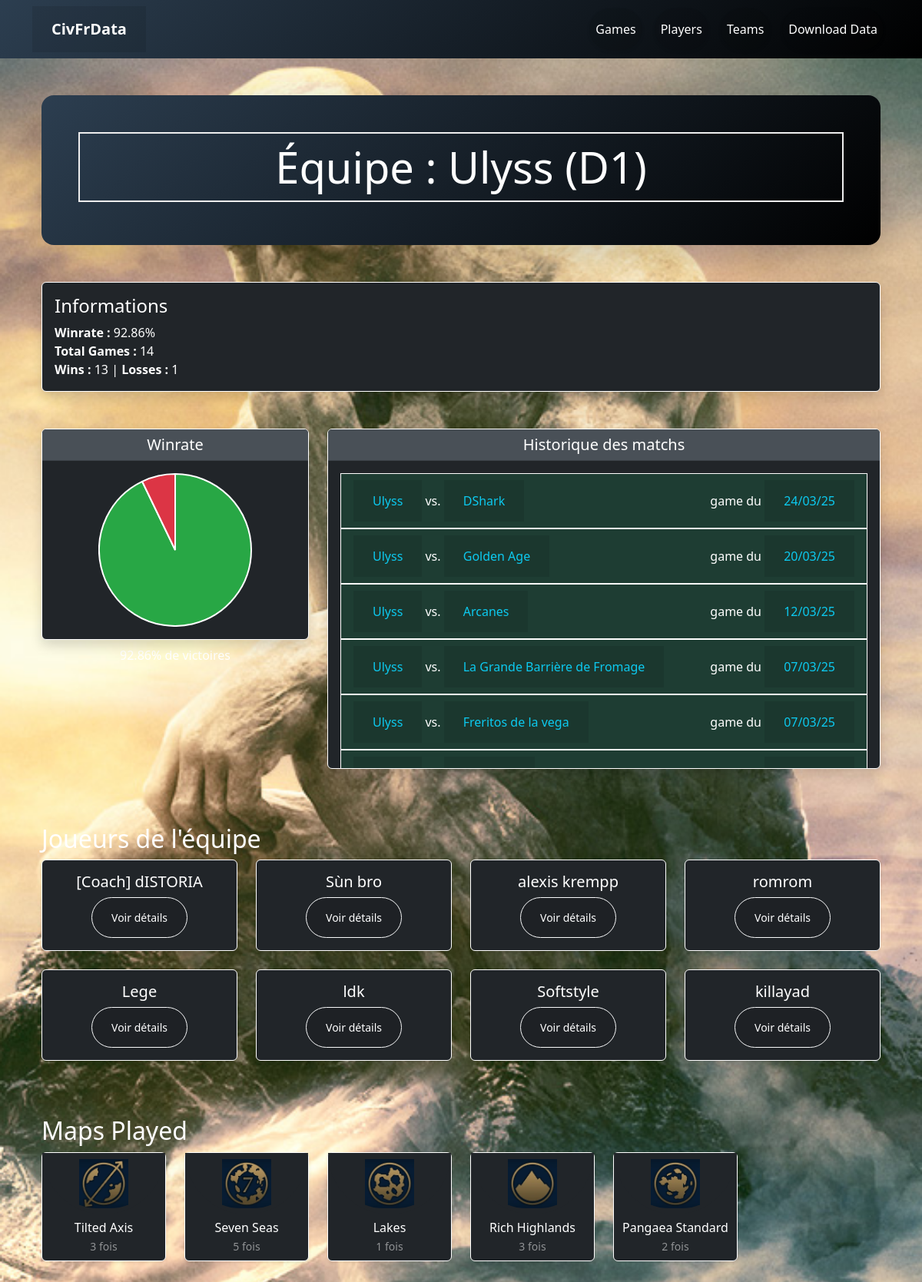
The app's page /team/Ulyss with its own data.
### tables this page shows
CREATE TABLE "games" (
"index" INTEGER,
  "Team A" TEXT,
  "Team B" TEXT,
  "Winner" TEXT,
  "Map played" TEXT,
  "Map ban1" TEXT,
  "Map ban2" TEXT,
  "Map ban3" TEXT,
  "Map ban4" TEXT,
  "Map ban5" TEXT,
  "Map ban6" TEXT,
  "Ban1" TEXT,
  "Ban2" TEXT,
  "Ban3" TEXT,
  "Ban4" TEXT,
  "Ban5" TEXT,
  "Ban6" TEXT,
  "Ban7" TEXT,
  "Ban8" TEXT,
  "Ban9" TEXT,
  "Ban10" TEXT,
  "Ban11" TEXT,
  "Ban12" TEXT,
  "Ban13" TEXT,
  "Ban14" TEXT,
  "PickA1" TEXT,
  "PickB1" TEXT,
  "PickA2" TEXT,
  "PickB2" TEXT,
  "PickA3" TEXT,
  "PickB3" TEXT,
  "PickA4" TEXT,
  "PickB4" TEXT,
  "PlayerA1" TEXT,
  "PlayerB1" TEXT,
  "PlayerA2" TEXT,
  "PlayerB2" TEXT,
  "PlayerA3" TEXT,
  "PlayerB3" TEXT,
  "PlayerA4" TEXT,
  "PlayerB4" TEXT,
  "Date" TEXT,
  "Division" TEXT,
  "id" INTEGER
);

CREATE TABLE players (
            player_id INTEGER PRIMARY KEY AUTOINCREMENT,
            pseudo TEXT NOT NULL,
            team TEXT NOT NULL
        );

### main.py (the view)
@app.route('/team/<team_name>')
def team_details(team_name):
    team = get_team_stats(team_name)
    if team is None:
        abort(404)
    return render_template('team.html', team=team, url_civ=CIV_ASSETS_NAMES, display_civ=CIV_DISPLAY_NAMES,
                           url_map=MAP_ASSETS_NAME, display_map=MAP_DISPLAY_NAMES)

### main.py (called while the page is built)
def get_db_connection():
    conn = sqlite3.connect('database.db')
    conn.row_factory = sqlite3.Row
    return conn

### templates/team.html (shortened to what this page needs)
{% extends 'base.html' %}
{% block content %}
<div class="container my-5">
  <div class="p-5 rounded-4 shadow-lg mb-5" style="background: linear-gradient(135deg, #2c3e50, #000000);">
    <h1 class="display-4 text-center text-white">Équipe : {{ team.team }} (D{{ team.division }})</h1>
  </div>
  <div class="card bg-dark text-white mb-5 shadow" style="border: 1px solid #ffffff;">
    <div class="card-body">
      <h4 class="card-title">Informations</h4>
      <p class="card-text">
        <strong>Winrate :</strong> {{ (team.winrate * 100) | round(2) }}% <br>
        <strong>Total Games :</strong> {{ team.total_games }} <br>
        <strong>Wins :</strong> {{ team.wins }} | <strong>Losses :</strong> {{ team.total_games - team.wins }}
      </p>
    </div>
  </div>
  <div class="row mb-5">
    <div class="col-md-4 mb-4">
      <div class="card bg-dark text-white shadow" style="border: 1px solid #ffffff;">
        <div class="card-header text-center" style="background-color: #495057;">
          <h5 class="mb-0">Winrate</h5>
        </div>
        <div class="card-body d-flex justify-content-center">
          <canvas id="winrateChart" width="200" height="200"></canvas>
        </div>
      </div>
      <p class="text-center text-white mt-2">{{ (team.winrate * 100) | round(2) }}% de victoires</p>
    </div>
    <div class="col-md-8 mb-4">
      <div class="card bg-dark text-white shadow" style="border: 1px solid #ffffff;">
        <div class="card-header" style="background-color: #495057;">
          <h5 class="mb-0 text-center">Historique des matchs</h5>
        </div>
        <div class="card-body" style="max-height: 400px; overflow-y: auto;">
          {% if team.matches %}
            <ul class="list-group list-group-flush">
              {% for match in team.matches|reverse %}
                {% if match.result == 'win' %}
                  <li class="list-group-item bg-success bg-opacity-25 text-white" style="border: 1px solid #ffffff;">
                    <div class="d-flex justify-content-between align-items-center">
                      <span>
                        <a href="{{ url_for('team_details', team_name=team.team) }}" class="text-info" style="text-decoration: none;">
                          {{ team.team }}
                        </a>
                        vs.
                        <a href="{{ url_for('team_details', team_name=match.opponent) }}" class="text-info" style="text-decoration: none;">
                          {{ match.opponent }}
                        </a>
                      </span>
                      <span>game du <a href="{{ url_for('game', game_id=match['id']) }}" class="text-info" style="text-decoration: none;">{{ match.date }}</a></span>
                    </div>
                  </li>
                {% endif %}
              {% endfor %}
            </ul>
          {% else %}
            <p class="text-center">Aucun match enregistré.</p>
          {% endif %}
        </div>
      </div>
    </div>
  </div>
  <h2 class="text-white mt-5">Joueurs de l'équipe</h2>
  {% if team.players %}
    <div class="row">
      {% for player in team.players %}
        <div class="col-md-3 mb-4">
          <div class="card bg-dark text-white shadow-sm rounded" style="border: 1px solid #ffffff;">
            <div class="card-body text-center">
              <h5 class="card-title">{{ player['pseudo'] }}</h5>
              <a href="{{ url_for('player_details', player_name=player['pseudo']) }}" class="btn btn-outline-light btn-sm rounded-pill">Voir détails</a>
            </div>
          </div>
        </div>
      {% endfor %}
    </div>
  {% else %}
    <p class="text-white">Aucun joueur trouvé pour cette équipe.</p>
  {% endif %}
  <h2 class="text-white mt-5 style="border: 10px solid black;">Maps Played </h2>
  {% if team.maps %}
    <div class="row">
      {% for map, count in team.maps.items() %}
        <div class="col-sm-3 col-md-2 mb-3">
          <div class="card bg-dark text-center shadow-sm rounded" style="border: 1px solid #ffffff;">
            <img class="card-img-top p-2" src="{{ url_map[map] }}" alt="{{ map }}" title="{{ map }}" style="height: 80px; object-fit: contain; background-color: #212529;">
            <div class="card-body p-2">
              <h6 class="card-title text-white mb-1">{{ display_map[map] }}</h6>
              <p class="card-text small text-white-50">{{ count }} fois</p>
            </div>
          </div>
        </div>
      {% endfor %}
    </div>
  {% else %}
    <p class="text-white">Aucune donnée de map.</p>
  {% endif %}
</div>
<script>
  var ctx = document.getElementById('winrateChart').getContext('2d');
  var winrateChart = new Chart(ctx, {
      type: 'pie',
      data: {
          labels: ['Victoires', 'Défaites'],
          datasets: [{
              data: [{{ team.wins }}, {{ team.total_games - team.wins }}],
              backgroundColor: ['#28a745', '#dc3545']
          }]
      },
      options: {
          responsive: false,
          plugins: {
              legend: { display: false },
              tooltip: {
                  callbacks: {
                      label: function(context) {
                          var label = context.label || '';
                          var value = context.parsed;
                          return label + ': ' + value;
                      }
                  }
              }
          }
      }
  });
</script>
{% endblock %}

### templates/base.html (shortened to what this page needs)
<!doctype html>
<html lang="en">
<head >
  <link href="https://cdn.jsdelivr.net/npm/bootstrap@5.3.3/dist/css/bootstrap.min.css" rel="stylesheet">
  <link rel="stylesheet" href="../static/css/style.css">
</head>
<body>
  <nav class="navbar navbar-expand-lg navbar-dark sticky-top" style="background: linear-gradient(135deg, #2c3e50, #000000);">
    <div class="container">
      <a class="navbar-brand text-white fw-bold" href="{{ url_for('landingpage') }}">CivFrData</a>
      <div class="collapse navbar-collapse justify-content-end" id="navbarNav">
        <ul class="navbar-nav">
          <li class="nav-item mx-2">
            <a class="nav-link btn btn-outline-light rounded-pill shadow-sm" href="{{ url_for('index') }}">Games</a>
          </li>
          <li class="nav-item mx-2">
            <a class="nav-link btn btn-outline-light rounded-pill shadow-sm" href="{{ url_for('player_list') }}">Players</a>
          </li>
          <li class="nav-item mx-2">
            <a class="nav-link btn btn-outline-light rounded-pill shadow-sm" href="{{ url_for('team_list') }}">Teams</a>
          </li>
          <li class="nav-item mx-2">
            <a class="nav-link btn btn-outline-light rounded-pill shadow-sm" href="{{ url_for('db_view') }}">Download Data</a>
          </li>
        </ul>
      </div>
    </div>
  </nav>
  <main class="container mt-5">
    {% block content %}{% endblock %}
  </main>
</body>
</html>

### static/css/style.css (style rules this page uses)
h1 { border: 2px #eee solid; color: brown; text-align: center; padding: 10px; }
img { -webkit-text-size-adjust: 100%; tab-size: 4; font-family: Roboto,sans-serif; font-feature-settings: normal; --rt-color-white: #fff; --rt-color-dark: #222; --rt-color-success: #8dc572; --rt-color-error: #be6464; --rt-color-warning: #f0ad4e; --rt-color-info: #337ab7; --rt-opacity: 0.9; line-height: inherit; --tw-text-opacity: 1; color: rgb(186 196 203 / var(--tw-text-opacity)); --tw-border-opacity: 1; --tw-bg-opacity: 1; box-sizing: border-box; border-width: 0; border-style: solid; border-color: #e5e7eb; --tw-border-spacing-x: 0; --tw-border-spacing-y: 0; --tw-translate-x: 0; --tw-translate-y: 0; --tw-rotate: 0; --tw-skew-x: 0; --tw-skew-y: 0; --tw-scale-x: 1; --tw-scale-y: 1; --tw-pan-x: ; --tw-pan-y: ; --tw-pinch-zoom: ; --tw-scroll-snap-strictness: proximity; --tw-ordinal: ; --tw-slashed-zero: ; --tw-numeric-figure: ; --tw-numeric-spacing: ; --tw-numeric-fraction: ; --tw-ring-inset: ; --tw-ring-offset-width: 0px; --tw-ring-offset-color: #fff; --tw-ring-color: rgb(59 130 246 / .5); --tw-ring-offset-shadow: 0 0 #0000; --tw-ring-shadow: 0 0 #0000; --tw-shadow: 0 0 #0000; --tw-shadow-colored: 0 0 #0000; --tw-blur: ; --tw-brightness: ; --tw-contrast: ; --tw-grayscale: ; --tw-hue-rotate: ; --tw-invert: ; --tw-saturate: ; --tw-sepia: ; --tw-drop-shadow: ; --tw-backdrop-blur: ; --tw-backdrop-brightness: ; --tw-backdrop-contrast: ; --tw-backdrop-grayscale: ; --tw-backdrop-hue-rotate: ; --tw-backdrop-invert: ; --tw-backdrop-opacity: ; --tw-backdrop-saturate: ; --tw-backdrop-sepia: ; display: block; vertical-align: middle; max-width: 100%; height: 7rem; width: 7rem; border-radius: 9999px; }
a:link, a:visited, a:hover, a:active { background-color: rgba(0,0,0,0.1); color: white; padding: 15px 25px; text-align: center; text-decoration: none; display: inline-block; }
body { background-image: url(../assets/background-4cf7c7b5.jpg); background-size: cover; background-repeat: no-repeat; background-position: center; background-attachment: fixed; height: 300vh; }

### records on screen
games: team "Ulyss", opponent "DShark", date "24/03/25"
games: team "Ulyss", opponent "Golden Age", date "20/03/25"
games: team "Ulyss", opponent "Arcanes", date "12/03/25"
games: team "Ulyss", opponent "La Grande Barrière de Fromage", date "07/03/25"
games: team "Ulyss", opponent "Freritos de la vega", date "07/03/25"
players: pseudo "[Coach] dISTORIA"
players: pseudo "Sùn bro"
players: pseudo "alexis krempp"
players: pseudo "romrom"
players: pseudo "Lege"
players: pseudo "ldk"
players: pseudo "Softstyle"
players: pseudo "killayad"
games: shows a picture, Map played "Tilted Axis", count "3"
games: shows a picture, Map played "Seven Seas", count "5"
games: shows a picture, Map played "Lakes", Division "1"
games: shows a picture, Map played "Rich Highlands", count "3"
games: shows a picture, Map played "Pangaea Standard", count "2"

### other values on screen
{{ team.team }} "Ulyss"
{{ team.division }} "1"
{{ (team.winrate * 100) | round(2) }} "92.86"
{{ team.total_games }} "14"
{{ team.wins }} "13"
{{ team.total_games - team.wins }} "1"
chart data {{ team.wins }} 13
chart data {{ team.total_games - team.wins }} 1
